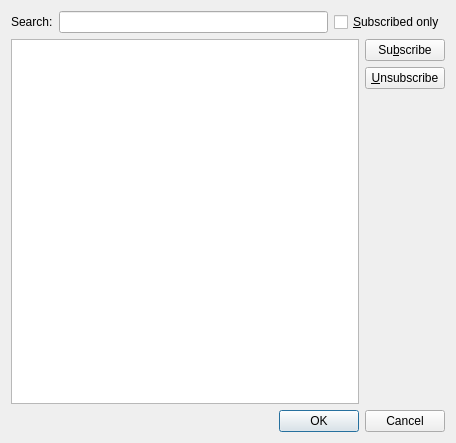
<?xml version="1.0" encoding="UTF-8"?>
<ui version="4.0">
 <class>SubscriptionDialog</class>
 <widget class="QDialog" name="SubscriptionDialog">
  <property name="geometry">
   <rect>
    <x>0</x>
    <y>0</y>
    <width>456</width>
    <height>443</height>
   </rect>
  </property>
  <property name="windowTitle">
   <string>Local Subscriptions</string>
  </property>
  <layout class="QVBoxLayout" name="verticalLayout">
   <item>
    <layout class="QHBoxLayout" name="horizontalLayout">
     <item>
      <widget class="QLabel" name="label">
       <property name="text">
        <string>Search:</string>
       </property>
      </widget>
     </item>
     <item>
      <widget class="QLineEdit" name="searchLineEdit">
       <property name="clearButtonEnabled">
        <bool>true</bool>
       </property>
      </widget>
     </item>
     <item>
      <widget class="QCheckBox" name="subscribedOnlyCheckBox">
       <property name="text">
        <string>&amp;Subscribed only</string>
       </property>
      </widget>
     </item>
    </layout>
   </item>
   <item>
    <layout class="QHBoxLayout" name="horizontalLayout_2">
     <item>
      <widget class="QTreeView" name="collectionView">
       <property name="editTriggers">
        <set>QAbstractItemView::NoEditTriggers</set>
       </property>
       <property name="selectionMode">
        <enum>QAbstractItemView::ExtendedSelection</enum>
       </property>
       <attribute name="headerVisible">
        <bool>false</bool>
       </attribute>
      </widget>
     </item>
     <item>
      <layout class="QVBoxLayout" name="verticalLayout_2">
       <item>
        <widget class="QPushButton" name="subscribeButton">
         <property name="text">
          <string>Su&amp;bscribe</string>
         </property>
        </widget>
       </item>
       <item>
        <widget class="QPushButton" name="unsubscribeButton">
         <property name="text">
          <string>&amp;Unsubscribe</string>
         </property>
        </widget>
       </item>
       <item>
        <spacer name="verticalSpacer">
         <property name="orientation">
          <enum>Qt::Vertical</enum>
         </property>
         <property name="sizeHint" stdset="0">
          <size>
           <width>20</width>
           <height>40</height>
          </size>
         </property>
        </spacer>
       </item>
      </layout>
     </item>
    </layout>
   </item>
   <item>
    <widget class="QDialogButtonBox" name="buttonBox">
     <property name="standardButtons">
      <set>QDialogButtonBox::Cancel|QDialogButtonBox::Ok</set>
     </property>
    </widget>
   </item>
  </layout>
 </widget>
 <resources/>
 <connections>
  <connection>
   <sender>buttonBox</sender>
   <signal>rejected()</signal>
   <receiver>SubscriptionDialog</receiver>
   <slot>reject()</slot>
   <hints>
    <hint type="sourcelabel">
     <x>423</x>
     <y>421</y>
    </hint>
    <hint type="destinationlabel">
     <x>456</x>
     <y>287</y>
    </hint>
   </hints>
  </connection>
 </connections>
</ui>
